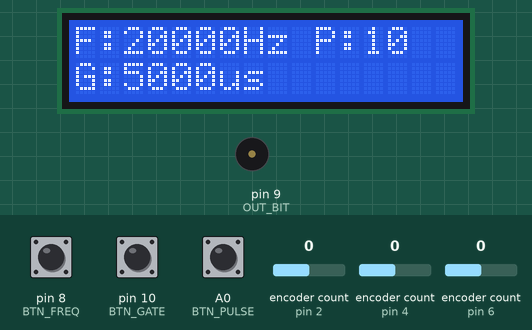
Recording of a sketch running on a simulated Arduino Nano, built with avr-gcc and run on an emulated ATmega328P. Shown: 16×2 character LCD, buzzer (waves = sounding). The inputs (shaded band) are chosen by the test bench; at power-on: encoder count (sensors on pin 2, pin 4, pin 6) 0, pin 8 (BTN_FREQ) HIGH, pin 10 (BTN_GATE) HIGH, A0 (BTN_PULSE) HIGH.

Above: at 2.2 s.
2.3 s: encoder count (sensor on pin 2) set to 1
At 4.3 s:
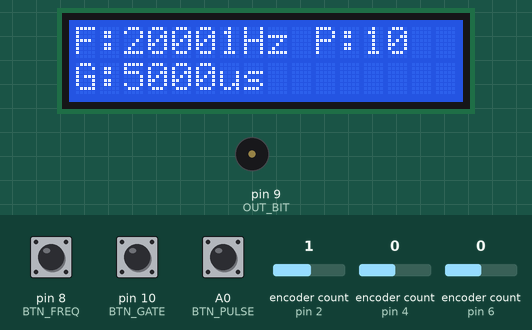
4.6 s: encoder count (sensor on pin 4) set to 1
At 5.9 s:
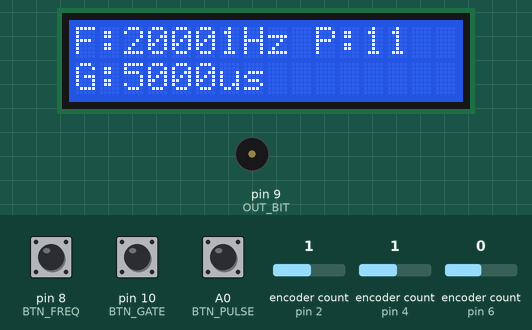
6.6 s: encoder count (sensor on pin 6) set to 1
At 7.5 s:
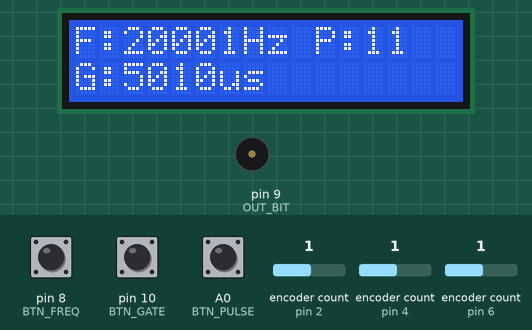
8.6 s: encoder count (sensor on pin 2) set to 0
At 9.6 s:
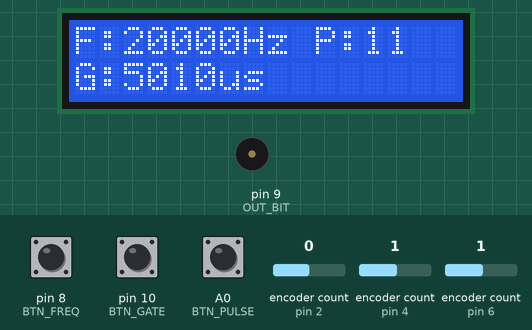
10.7 s: encoder count (sensor on pin 4) set to 2
At 11.9 s:
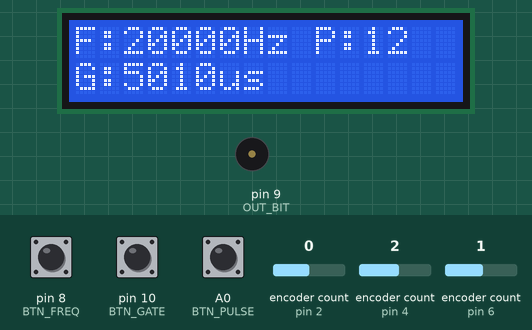
12.6 s: encoder count (sensor on pin 6) set to 2
At 13.61 s:
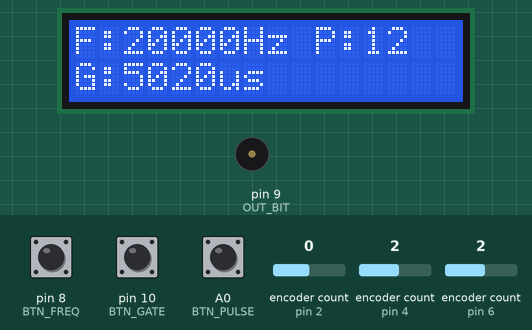
Timing chart, 0 to 15.8 s (numbered marks = the images above; inputs shaded):
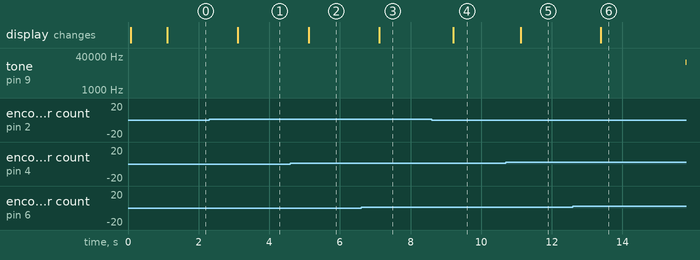

Measured:
- after the input at 2.3 s, the display: changes after 0.81 s (image 1)
- after the input at 4.6 s, the display: changes after 0.51 s (image 2)
- after the input at 6.6 s, the display: changes after 0.51 s (image 3)
- after the input at 8.6 s, the display: changes after 0.61 s (image 4)
- after the input at 10.7 s, the display: changes after 0.42 s (image 5)
- after the input at 12.6 s, tone on pin 9 (OUT_BIT): silent → 20000 Hz after 3.2 s; the display: changes after 0.78 s (image 6)

The sketch:

Nano_BurstGen.ino
```cpp
#define USE_LCD 1  // Set to 0 for OLED, 1 for LCD

#include <Encoder.h>

#if USE_LCD
#include <Wire.h>
#include <LiquidCrystal_I2C.h>
LiquidCrystal_I2C lcd(0x27, 16, 2);
#else
#include <Adafruit_GFX.h>
#include <Adafruit_SSD1306.h>
#define OLED_RESET -1
Adafruit_SSD1306 display(128, 64, &Wire, OLED_RESET);
#endif

Encoder encFreq(2, 3);
Encoder encPulses(4, 5);
Encoder encGate(6, 7);

#define BTN_FREQ   8
#define BTN_PULSE  A0
#define BTN_GATE   10

#define OUT_PORT PORTB
#define OUT_BIT  _BV(1)

volatile uint16_t pulseCount = 0;
volatile uint16_t pulseLimit = 10;
volatile bool gateActive = true;
unsigned long gateDelay = 5000;
unsigned long gateTimer = 0;

volatile uint32_t freq = 20000;
volatile uint16_t ocrVal = 399;

uint16_t freqStep =  1;
uint8_t pulseStep = 1;
uint16_t gateStep = 10;

void setup() {
  pinMode(9, OUTPUT);
  pinMode(BTN_FREQ, INPUT_PULLUP);
  pinMode(BTN_PULSE, INPUT_PULLUP);
  pinMode(BTN_GATE, INPUT_PULLUP);

  TCCR1A = _BV(COM1A0);
  TCCR1B = _BV(WGM12);
  TIMSK1 = _BV(OCIE1A);
  OCR1A = ocrVal;

  TCNT1 = 0;
  TCCR1B = _BV(WGM12) | _BV(CS10);
  gateActive = true;

#if USE_LCD
  lcd.init();
  lcd.backlight();
  lcd.clear();
  lcd.setCursor(0, 0);
  lcd.print("Nano Burst Gen");
  delay(1000);
#else
  display.begin(SSD1306_SWITCHCAPVCC, 0x3C);
  display.clearDisplay();
  display.setTextSize(1);
  display.setTextColor(SSD1306_WHITE);
  display.setCursor(0, 0);
  display.println("Nano Burst Gen");
  display.display();
  delay(1000);
#endif

  Serial.begin(9600);
}

ISR(TIMER1_COMPA_vect) {
  if (!gateActive) return;
  if (++pulseCount >= pulseLimit * 2) {
    TCCR1B &= 0b11111000;
    gateActive = false;
    pulseCount = 0;
    OUT_PORT &= ~OUT_BIT;
    gateTimer = micros();
  }
}

void loop() {
  static long lastFreq = 0, lastPulse = 0, lastGate = 0;
  long f = encFreq.read() / 4;
  long p = encPulses.read() / 4;
  long g = encGate.read() / 4;

  if (f != lastFreq) {
    freq = constrain(freq + (f - lastFreq) * freqStep, 100, 500000);
    lastFreq = f;
    ocrVal = (F_CPU / (2UL * freq)) - 1;
    OCR1A = ocrVal;
  }

  if (p != lastPulse) {
    pulseLimit = constrain(pulseLimit + (p - lastPulse) * pulseStep, 1, 1000);
    lastPulse = p;
  }

  if (g != lastGate) {
    gateDelay = constrain(gateDelay + (g - lastGate) * gateStep, 100, 1000000);
    lastGate = g;
  }

  if (!gateActive && (micros() - gateTimer >= gateDelay)) {
    TCNT1 = 0;
    TCCR1B = _BV(WGM12) | _BV(CS10);
    gateActive = true;
  }

  static bool lastBF = 1, lastBP = 1, lastBG = 1;
  bool bf = digitalRead(BTN_FREQ);
  bool bp = digitalRead(BTN_PULSE);
  bool bg = digitalRead(BTN_GATE);

  if (bf == LOW && lastBF == HIGH)
    freqStep = (freqStep == 1) ? 10 : (freqStep == 10) ? 100 : (freqStep == 100) ? 1000 : 1;
  if (bp == LOW && lastBP == HIGH)
    pulseStep = (pulseStep == 1) ? 5 : (pulseStep == 5) ? 10 : 1;
  if (bg == LOW && lastBG == HIGH)
    gateStep = (gateStep == 10) ? 100 : (gateStep == 100) ? 1000 : 10;

  lastBF = bf;
  lastBP = bp;
  lastBG = bg;

  static unsigned long lastDisplay = 0;
  if (millis() - lastDisplay > 1000) {
    lastDisplay = millis();
#if USE_LCD
    lcd.clear();
    lcd.setCursor(0, 0);
    lcd.print("F:"); lcd.print(freq); lcd.print("Hz ");
    lcd.print("P:"); lcd.print(pulseLimit);
    lcd.setCursor(0, 1);
    lcd.print("G:"); lcd.print(gateDelay); lcd.print("us");
#else
    display.clearDisplay();
    display.setCursor(0, 0);
    display.print("Freq: "); display.print(freq); display.println(" Hz");
    display.print("Pulses: "); display.println(pulseLimit);
    display.print("Gate: "); display.print(gateDelay); display.println(" us");
    display.display();
#endif
  }
}
```
